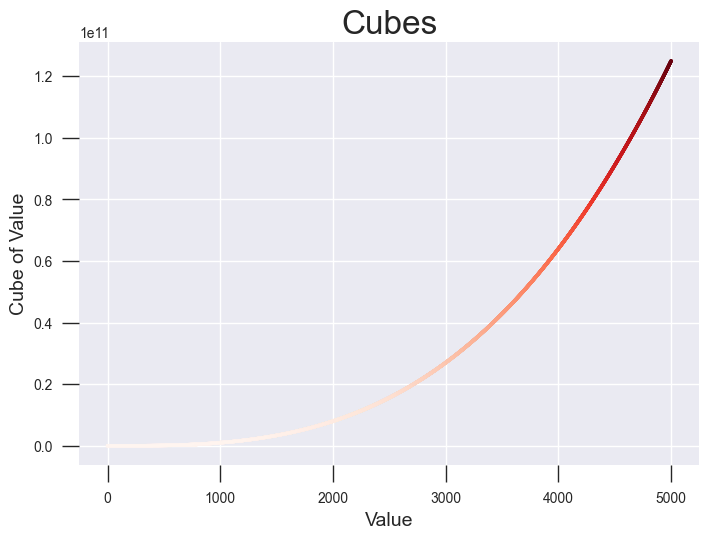

Write Python code to recreate this figure.
import matplotlib.pyplot as plt

x_values = range(0, 5001)
y_values = [x**3 for x in x_values]

plt.style.use('seaborn')
fig, ax = plt.subplots()
ax. scatter(x_values, y_values, c=y_values, cmap=plt.cm.Reds, s=5)

# Titles
ax.set_title("Cubes", fontsize=24)
ax.set_xlabel("Value", fontsize=14)
ax.set_ylabel("Cube of Value", fontsize=14)

plt.tick_params(size=12)

plt.savefig('cubes.png', bbox_inches='tight')
plt.show()